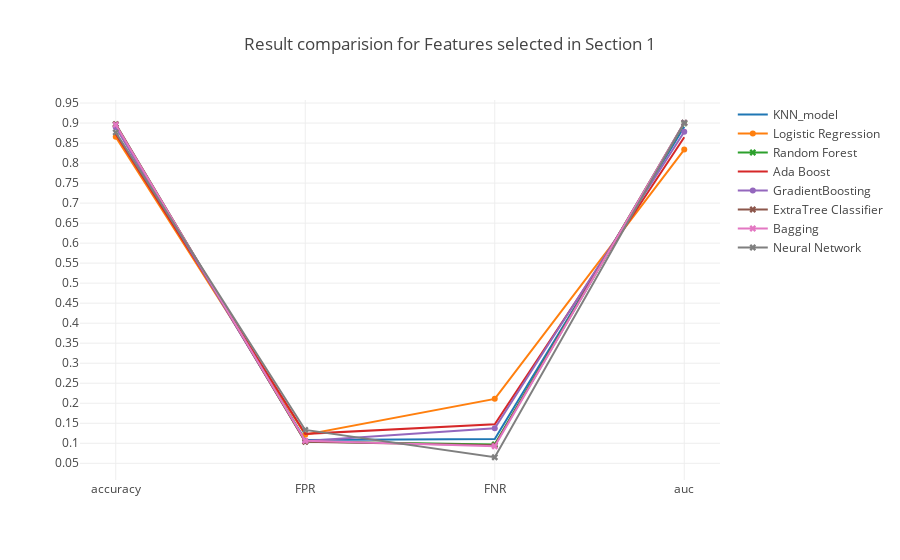

The code cell stored with this chart in its notebook:
### Markdown cell above
### <a id='1.A' style="text-decoration : none; color : #000000;"> A Results</a>

### Code cell
trace0 = go.Scatter(x=table_80_50_test.iloc[0].index.values[[0,5,6,7]],
                    y=table_80_50_test.iloc[0].values[[0,5,6,7]],
                    mode = 'lines',
                    name = 'KNN_model')

trace1 = go.Scatter(x=table_80_50_test.iloc[1].index.values[[0,5,6,7]],
                    y=table_80_50_test.iloc[1].values[[0,5,6,7]],
                    mode = 'lines+markers',
                    name = 'Logistic Regression')

trace2 = go.Scatter(x=table_80_50_test.iloc[2].index.values[[0,5,6,7]],
                    y=table_80_50_test.iloc[2].values[[0,5,6,7]],
                    mode = 'lines+markers',marker=dict(symbol='x'),
                    name = 'Random Forest')


trace3 = go.Scatter(x=table_80_50_test.iloc[3].index.values[[0,5,6,7]],
                    y=table_80_50_test.iloc[3].values[[0,5,6,7]],
                    mode = 'lines',
                    name = 'Ada Boost')

trace4 = go.Scatter(x=table_80_50_test.iloc[4].index.values[[0,5,6,7]],
                    y=table_80_50_test.iloc[4].values[[0,5,6,7]],
                    mode = 'lines+markers',
                    name = 'GradientBoosting')

trace5 = go.Scatter(x=table_80_50_test.iloc[5].index.values[[0,5,6,7]],
                    y=table_80_50_test.iloc[5].values[[0,5,6,7]],
                    mode = 'lines+markers',marker=dict(symbol='x'),
                    name = 'ExtraTree Classifier')

trace6 = go.Scatter(x=table_80_50_test.iloc[6].index.values[[0,5,6,7]],
                    y=table_80_50_test.iloc[6].values[[0,5,6,7]],
                    mode = 'lines+markers',marker=dict(symbol='x'),
                    name = 'Bagging')

trace7 = go.Scatter(x=table_80_50_test.iloc[7].index.values[[0,5,6,7]],
                    y=table_80_50_test.iloc[7].values[[0,5,6,7]],
                    mode = 'lines+markers',marker=dict(symbol='x'),
                    name = 'Neural Network')



data = [trace0, trace1, trace2, trace3, trace4, trace5, trace6, trace7]
layout = go.Layout(yaxis=dict(tick0=0,dtick=0.05),title='Result comparision for Features selected in Section 1')
fig = go.Figure(data=data, layout=layout)

iplot(fig, filename='Result')

### Figure 1 — Plotly figure (JSON) as saved in the notebook; plotly's stock layout.template omitted (floating-point values rounded to 4 significant figures)
{"data": [{"mode": "lines", "name": "KNN_model", "type": "scatter", "uid": "63156814-ba94-4268-88d4-0c17cae6a916", "x": ["accuracy", "FPR", "FNR", "auc"], "y": [0.8916, 0.108, 0.1106, 0.8907]}, {"mode": "lines+markers", "name": "Logistic Regression", "type": "scatter", "uid": "535a8a30-1df5-4633-b409-80a15e03f103", "x": ["accuracy", "FPR", "FNR", "auc"], "y": [0.8655, 0.1214, 0.211, 0.8338]}, {"marker": {"symbol": "x"}, "mode": "lines+markers", "name": "Random Forest", "type": "scatter", "uid": "c80e196d-466c-4ef0-9c67-940a6ec662fa", "x": ["accuracy", "FPR", "FNR", "auc"], "y": [0.8965, 0.1045, 0.09725, 0.8991]}, {"mode": "lines", "name": "Ada Boost", "type": "scatter", "uid": "de53c35f-9e6d-4c0a-a1ae-d05f165d90c9", "x": ["accuracy", "FPR", "FNR", "auc"], "y": [0.873, 0.1235, 0.1475, 0.8645]}, {"mode": "lines+markers", "name": "GradientBoosting", "type": "scatter", "uid": "ec5cbb9f-006e-45c9-9c09-c0f666352edc", "x": ["accuracy", "FPR", "FNR", "auc"], "y": [0.8895, 0.1059, 0.1373, 0.8784]}, {"marker": {"symbol": "x"}, "mode": "lines+markers", "name": "ExtraTree Classifier", "type": "scatter", "uid": "08f59f23-e890-4279-8288-48355af5cd81", "x": ["accuracy", "FPR", "FNR", "auc"], "y": [0.8976, 0.1037, 0.0949, 0.9007]}, {"marker": {"symbol": "x"}, "mode": "lines+markers", "name": "Bagging", "type": "scatter", "uid": "eacf5465-48fb-4ff8-b7ad-4f965a87b760", "x": ["accuracy", "FPR", "FNR", "auc"], "y": [0.8958, 0.1062, 0.09255, 0.9006]}, {"marker": {"symbol": "x"}, "mode": "lines+markers", "name": "Neural Network", "type": "scatter", "uid": "40966770-9c68-447c-852c-64331c48fd0f", "x": ["accuracy", "FPR", "FNR", "auc"], "y": [0.8766, 0.1334, 0.0651, 0.9008]}], "layout": {"title": "Result comparision for Features selected in Section 1", "yaxis": {"dtick": 0.05, "tick0": 0}}}
